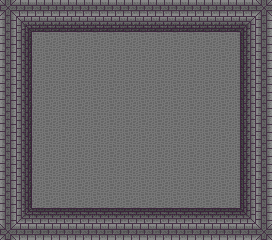

The image is a tile-based game level rendered from a .tmx file. Its description and complete source (layers, tilesets, objects, tile grids) follow:
An orthogonal 17x15 tile map with 16x16 px tiles, 1 tile layer (Tile Layer 1).

<map version="1.10" tiledversion="1.10.2" orientation="orthogonal" renderorder="right-down" width="17" height="15" tilewidth="16" tileheight="16" infinite="0" nextlayerid="2" nextobjectid="1">
 <editorsettings>
  <export target="level18.lua" format="lua" />
 </editorsettings>
 <tileset firstgid="1" source="level_tiles.tsx" />
 <layer id="1" name="Tile Layer 1" width="17" height="15">
  <data encoding="csv">
32,37,37,37,37,37,37,37,37,37,37,37,37,37,37,37,32,
38,1,2,2,2,2,2,2,2,2,2,2,2,2,2,3,38,
38,9,10,10,10,10,10,10,10,10,10,10,10,10,10,11,38,
38,9,10,10,10,10,10,10,10,10,10,10,10,10,10,11,38,
38,9,10,10,10,10,10,10,10,10,10,10,10,10,10,11,38,
38,9,10,10,10,10,10,10,10,10,10,10,10,10,10,11,38,
38,9,10,10,10,10,10,10,10,10,10,10,10,10,10,11,38,
38,9,10,10,10,10,10,10,10,10,10,10,10,10,10,11,38,
38,9,10,10,10,10,10,10,10,10,10,10,10,10,10,11,38,
38,9,10,10,10,10,10,10,10,10,10,10,10,10,10,11,38,
38,9,10,10,10,10,10,10,10,10,10,10,10,10,10,11,38,
38,9,10,10,10,10,10,10,10,10,10,10,10,10,10,11,38,
38,9,10,10,10,10,10,10,10,10,10,10,10,10,10,11,38,
38,17,18,18,18,18,18,18,18,18,18,18,18,18,18,19,38,
32,37,37,37,37,37,37,37,37,37,37,37,37,37,37,37,32
</data>
 </layer>
</map>
